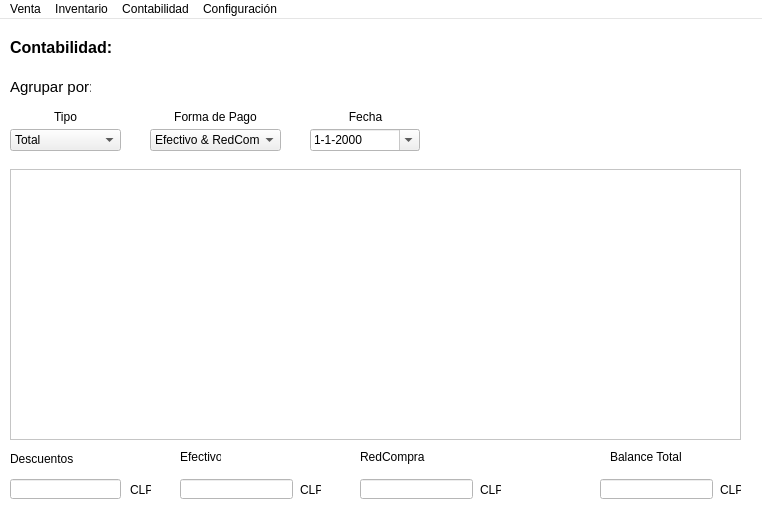
<?xml version="1.0" encoding="UTF-8"?>
<ui version="4.0">
 <class>Ingresos</class>
 <widget class="QMainWindow" name="Ingresos">
  <property name="geometry">
   <rect>
    <x>0</x>
    <y>0</y>
    <width>762</width>
    <height>523</height>
   </rect>
  </property>
  <property name="palette">
   <palette>
    <active>
     <colorrole role="Base">
      <brush brushstyle="SolidPattern">
       <color alpha="255">
        <red>255</red>
        <green>255</green>
        <blue>255</blue>
       </color>
      </brush>
     </colorrole>
     <colorrole role="Window">
      <brush brushstyle="SolidPattern">
       <color alpha="255">
        <red>255</red>
        <green>255</green>
        <blue>255</blue>
       </color>
      </brush>
     </colorrole>
    </active>
    <inactive>
     <colorrole role="Base">
      <brush brushstyle="SolidPattern">
       <color alpha="255">
        <red>255</red>
        <green>255</green>
        <blue>255</blue>
       </color>
      </brush>
     </colorrole>
     <colorrole role="Window">
      <brush brushstyle="SolidPattern">
       <color alpha="255">
        <red>255</red>
        <green>255</green>
        <blue>255</blue>
       </color>
      </brush>
     </colorrole>
    </inactive>
    <disabled>
     <colorrole role="Base">
      <brush brushstyle="SolidPattern">
       <color alpha="255">
        <red>255</red>
        <green>255</green>
        <blue>255</blue>
       </color>
      </brush>
     </colorrole>
     <colorrole role="Window">
      <brush brushstyle="SolidPattern">
       <color alpha="255">
        <red>255</red>
        <green>255</green>
        <blue>255</blue>
       </color>
      </brush>
     </colorrole>
    </disabled>
   </palette>
  </property>
  <property name="windowTitle">
   <string>HiCell-Contabilidad</string>
  </property>
  <property name="windowIcon">
   <iconset resource="resource.qrc">
    <normaloff>:/new/prefix2/icono.png</normaloff>:/new/prefix2/icono.png</iconset>
  </property>
  <widget class="QWidget" name="centralwidget">
   <widget class="QTableWidget" name="tableWidget">
    <property name="geometry">
     <rect>
      <x>10</x>
      <y>150</y>
      <width>731</width>
      <height>271</height>
     </rect>
    </property>
    <property name="sizeAdjustPolicy">
     <enum>QAbstractScrollArea::AdjustIgnored</enum>
    </property>
    <property name="editTriggers">
     <set>QAbstractItemView::NoEditTriggers</set>
    </property>
    <attribute name="verticalHeaderVisible">
     <bool>false</bool>
    </attribute>
   </widget>
   <widget class="QComboBox" name="comboBox_tipo">
    <property name="geometry">
     <rect>
      <x>10</x>
      <y>110</y>
      <width>111</width>
      <height>22</height>
     </rect>
    </property>
    <item>
     <property name="text">
      <string>Total</string>
     </property>
    </item>
    <item>
     <property name="text">
      <string>Ingresos</string>
     </property>
    </item>
    <item>
     <property name="text">
      <string>Egresos</string>
     </property>
    </item>
    <item>
     <property name="text">
      <string>Gastos</string>
     </property>
    </item>
    <item>
     <property name="text">
      <string>Egresos &amp; Gastos</string>
     </property>
    </item>
   </widget>
   <widget class="QLabel" name="label">
    <property name="geometry">
     <rect>
      <x>10</x>
      <y>60</y>
      <width>81</width>
      <height>16</height>
     </rect>
    </property>
    <property name="font">
     <font>
      <pointsize>11</pointsize>
      <weight>50</weight>
      <bold>false</bold>
     </font>
    </property>
    <property name="text">
     <string>Agrupar por:</string>
    </property>
   </widget>
   <widget class="QDateEdit" name="dateEdit_iDate">
    <property name="geometry">
     <rect>
      <x>310</x>
      <y>110</y>
      <width>110</width>
      <height>22</height>
     </rect>
    </property>
    <property name="focusPolicy">
     <enum>Qt::StrongFocus</enum>
    </property>
    <property name="displayFormat">
     <string>d-M-yyyy</string>
    </property>
    <property name="calendarPopup">
     <bool>true</bool>
    </property>
   </widget>
   <widget class="QComboBox" name="comboBox_iFormapago">
    <property name="enabled">
     <bool>true</bool>
    </property>
    <property name="geometry">
     <rect>
      <x>150</x>
      <y>110</y>
      <width>131</width>
      <height>22</height>
     </rect>
    </property>
    <item>
     <property name="text">
      <string>Efectivo &amp; RedCompra</string>
     </property>
    </item>
    <item>
     <property name="text">
      <string>Efectivo</string>
     </property>
    </item>
    <item>
     <property name="text">
      <string>RedCompra</string>
     </property>
    </item>
   </widget>
   <widget class="QLabel" name="label_2">
    <property name="geometry">
     <rect>
      <x>610</x>
      <y>430</y>
      <width>71</width>
      <height>16</height>
     </rect>
    </property>
    <property name="text">
     <string>Balance Total</string>
    </property>
   </widget>
   <widget class="QLineEdit" name="lineEdit_iBalance">
    <property name="enabled">
     <bool>false</bool>
    </property>
    <property name="geometry">
     <rect>
      <x>600</x>
      <y>460</y>
      <width>113</width>
      <height>20</height>
     </rect>
    </property>
   </widget>
   <widget class="QLabel" name="label_3">
    <property name="geometry">
     <rect>
      <x>720</x>
      <y>460</y>
      <width>21</width>
      <height>21</height>
     </rect>
    </property>
    <property name="text">
     <string>CLP</string>
    </property>
   </widget>
   <widget class="QLabel" name="label_4">
    <property name="geometry">
     <rect>
      <x>10</x>
      <y>430</y>
      <width>71</width>
      <height>20</height>
     </rect>
    </property>
    <property name="text">
     <string>Descuentos</string>
    </property>
   </widget>
   <widget class="QLineEdit" name="lineEdit_iDescuento">
    <property name="enabled">
     <bool>false</bool>
    </property>
    <property name="geometry">
     <rect>
      <x>10</x>
      <y>460</y>
      <width>111</width>
      <height>20</height>
     </rect>
    </property>
   </widget>
   <widget class="QLabel" name="label_5">
    <property name="geometry">
     <rect>
      <x>130</x>
      <y>460</y>
      <width>21</width>
      <height>21</height>
     </rect>
    </property>
    <property name="text">
     <string>CLP</string>
    </property>
   </widget>
   <widget class="QLabel" name="label_6">
    <property name="geometry">
     <rect>
      <x>10</x>
      <y>20</y>
      <width>111</width>
      <height>16</height>
     </rect>
    </property>
    <property name="font">
     <font>
      <pointsize>12</pointsize>
      <weight>75</weight>
      <bold>true</bold>
     </font>
    </property>
    <property name="text">
     <string>Contabilidad:</string>
    </property>
   </widget>
   <widget class="QLabel" name="label_7">
    <property name="geometry">
     <rect>
      <x>10</x>
      <y>90</y>
      <width>111</width>
      <height>16</height>
     </rect>
    </property>
    <property name="text">
     <string>Tipo</string>
    </property>
    <property name="alignment">
     <set>Qt::AlignCenter</set>
    </property>
   </widget>
   <widget class="QLabel" name="label_8">
    <property name="geometry">
     <rect>
      <x>150</x>
      <y>90</y>
      <width>131</width>
      <height>16</height>
     </rect>
    </property>
    <property name="text">
     <string>Forma de Pago</string>
    </property>
    <property name="alignment">
     <set>Qt::AlignCenter</set>
    </property>
   </widget>
   <widget class="QLabel" name="label_9">
    <property name="geometry">
     <rect>
      <x>310</x>
      <y>90</y>
      <width>111</width>
      <height>16</height>
     </rect>
    </property>
    <property name="text">
     <string>Fecha</string>
    </property>
    <property name="alignment">
     <set>Qt::AlignCenter</set>
    </property>
   </widget>
   <widget class="QLabel" name="label_10">
    <property name="geometry">
     <rect>
      <x>580</x>
      <y>20</y>
      <width>151</width>
      <height>41</height>
     </rect>
    </property>
    <property name="text">
     <string/>
    </property>
    <property name="pixmap">
     <pixmap resource="resource.qrc">:/new/prefix1/hicell.png</pixmap>
    </property>
    <property name="scaledContents">
     <bool>true</bool>
    </property>
   </widget>
   <widget class="QLabel" name="label_11">
    <property name="geometry">
     <rect>
      <x>180</x>
      <y>430</y>
      <width>41</width>
      <height>16</height>
     </rect>
    </property>
    <property name="text">
     <string>Efectivo</string>
    </property>
   </widget>
   <widget class="QLineEdit" name="lineEdit_iefectivo">
    <property name="enabled">
     <bool>false</bool>
    </property>
    <property name="geometry">
     <rect>
      <x>180</x>
      <y>460</y>
      <width>113</width>
      <height>20</height>
     </rect>
    </property>
   </widget>
   <widget class="QLabel" name="label_13">
    <property name="geometry">
     <rect>
      <x>360</x>
      <y>430</y>
      <width>71</width>
      <height>16</height>
     </rect>
    </property>
    <property name="text">
     <string>RedCompra</string>
    </property>
   </widget>
   <widget class="QLineEdit" name="lineEdit_iredcompra">
    <property name="enabled">
     <bool>false</bool>
    </property>
    <property name="geometry">
     <rect>
      <x>360</x>
      <y>460</y>
      <width>113</width>
      <height>20</height>
     </rect>
    </property>
    <property name="text">
     <string/>
    </property>
   </widget>
   <widget class="QLabel" name="label_15">
    <property name="geometry">
     <rect>
      <x>300</x>
      <y>460</y>
      <width>21</width>
      <height>21</height>
     </rect>
    </property>
    <property name="text">
     <string>CLP</string>
    </property>
   </widget>
   <widget class="QLabel" name="label_12">
    <property name="geometry">
     <rect>
      <x>480</x>
      <y>460</y>
      <width>21</width>
      <height>21</height>
     </rect>
    </property>
    <property name="text">
     <string>CLP</string>
    </property>
   </widget>
  </widget>
  <widget class="QMenuBar" name="menuBar">
   <property name="geometry">
    <rect>
     <x>0</x>
     <y>0</y>
     <width>762</width>
     <height>21</height>
    </rect>
   </property>
   <widget class="QMenu" name="menuVenta">
    <property name="title">
     <string>Venta</string>
    </property>
    <addaction name="actionVenta"/>
    <addaction name="actionDetalle"/>
   </widget>
   <widget class="QMenu" name="menuInventario">
    <property name="title">
     <string>Inventario</string>
    </property>
    <addaction name="actionInventario"/>
    <addaction name="actionActualizar"/>
   </widget>
   <widget class="QMenu" name="menuContabilidad">
    <property name="title">
     <string>Contabilidad</string>
    </property>
    <addaction name="actionContabilidad"/>
    <addaction name="actionEgresos"/>
   </widget>
   <widget class="QMenu" name="menuConfiguraci_n">
    <property name="title">
     <string>Configuración</string>
    </property>
    <addaction name="actionCambio"/>
   </widget>
   <addaction name="menuVenta"/>
   <addaction name="menuInventario"/>
   <addaction name="menuContabilidad"/>
   <addaction name="menuConfiguraci_n"/>
  </widget>
  <action name="actionVenta">
   <property name="text">
    <string>Crear</string>
   </property>
  </action>
  <action name="actionActualizar">
   <property name="text">
    <string>Actualizar</string>
   </property>
  </action>
  <action name="actionContabilidad">
   <property name="enabled">
    <bool>false</bool>
   </property>
   <property name="text">
    <string>Contabilidad</string>
   </property>
  </action>
  <action name="actionEgresos">
   <property name="text">
    <string>Agregar Egresos</string>
   </property>
  </action>
  <action name="actionInventario">
   <property name="text">
    <string>Inventario</string>
   </property>
  </action>
  <action name="actionDetalle">
   <property name="text">
    <string>Modificar</string>
   </property>
  </action>
  <action name="actionCambio">
   <property name="text">
    <string>Cambio de Contraseña</string>
   </property>
  </action>
 </widget>
 <resources>
  <include location="resource.qrc"/>
 </resources>
 <connections/>
</ui>
